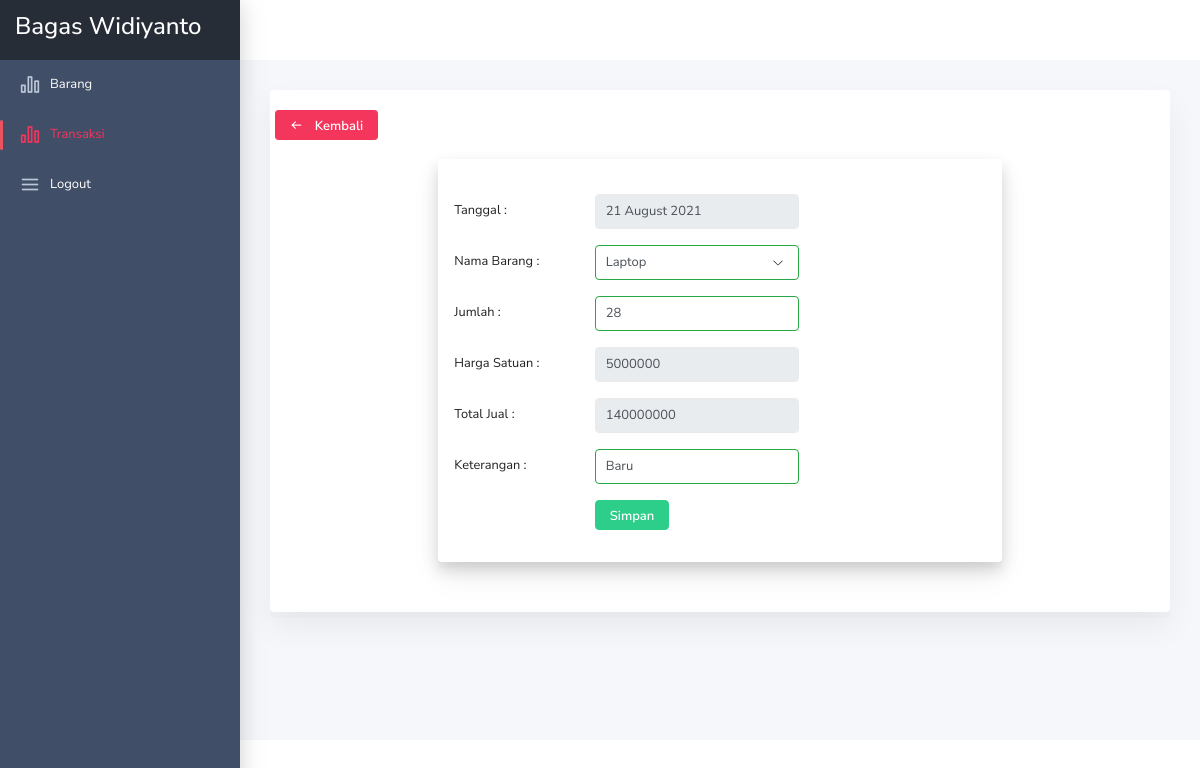
The page /edit_transaksi.php?id_transaksi=1 (signed in) on the database its author committed.
### tables this page shows
CREATE TABLE `transaksi` (
  `id_transaksi` int(11) NOT NULL,
  `id_barang` int(11) DEFAULT NULL,
  `tanggal` varchar(20) DEFAULT NULL,
  `jumlah` int(11) DEFAULT NULL,
  `total_jual` varchar(50) DEFAULT NULL,
  `keterangan` varchar(20) DEFAULT NULL
);

CREATE TABLE `barang` (
  `id_barang` int(11) NOT NULL,
  `nama_barang` varchar(255) DEFAULT NULL,
  `harga` int(11) DEFAULT NULL,
  `stok` int(11) DEFAULT NULL
);

### edit_transaksi.php (the view, shortened to what this page needs)
<?php
include_once('header.php');
?>
<div class="main-content">
    <div class="container-fluid">
        <div class="row">
            <div class="col-md-12">
                <div class="row">
                    <div class="col-md-12">
                        <div class="card bg-form-tambah-penarikan">
                            <div class="card-body">
                                <div class="row clearfix">
                                    <a href="transaksi.php" title="Kembali"><button type=" button" class="btn btn-danger btn-sm"><i class="ik ik-arrow-left"></i>&nbsp; Kembali</button></a>
                                </div>
                                <br>
                                <form method="post" action="" class="was-validated" style="border: 4px">
                                    <div class="row">
                                        <div class="col-md-2">
                                        </div>
                                        <div class="col-md-8">
                                            <div class="card">
                                                <div class="card-body shadow p-3 rounded">
                                                    <?php
                                                    $sql = mysqli_query($konek, "SELECT * FROM transaksi INNER JOIN barang USING(id_barang) WHERE id_transaksi = '$_GET[id_transaksi]'");
                                                    $e = mysqli_fetch_array($sql);
                                                    ?>
                                                    <br>
                                                    <div class="form-group row">
                                                        <label class="col-sm-3 col-form-label text-left">Tanggal :</label>
                                                        <div class="col-sm-5">
                                                            <div class="md-form mt-0">
                                                                <input type="text" value="<?= date('d F Y'); ?>" class="form-control" id="" name="" required readonly>
                                                            </div>
                                                        </div>
                                                    </div>
                                                    <div class="form-group row">
                                                        <label class="col-sm-3 col-form-label text-left">Nama Barang :</label>
                                                        <div class="col-sm-5">
                                                            <div class="md-form mt-0">
                                                                <select name="id_barang" class="form-control" onchange="myFunction(event)">
                                                                    <?php
                                                                    $sql = mysqli_query($konek, "SELECT * FROM barang");
                                                                    while ($barang = mysqli_fetch_array($sql)) {
                                                                        if ($barang['id_barang'] == $e['id_barang']) {
                                                                            $selected = "selected";
                                                                        } else {
                                                                            $selected = "";
                                                                        }
                                                                    ?>
                                                                        <option value="<?= $barang['harga'] . "-" . $barang['id_barang']; ?>" <?= $selected; ?>><?= $barang['nama_barang']; ?></option>
                                                                    <?php
                                                                    }
                                                                    ?>
                                                                </select>
                                                            </div>
                                                        </div>
                                                    </div>
                                                    <div class="form-group row">
                                                        <label class="col-sm-3 col-form-label text-left">Jumlah :</label>
                                                        <div class="col-sm-5">
                                                            <div class="md-form mt-0">
                                                                <input type="number" class="form-control" id="jumlah" value="<?= $e['jumlah']; ?>" name="jumlah" required>
                                                            </div>
                                                        </div>
                                                    </div>
                                                    <div class="form-group row">
                                                        <label class="col-sm-3 col-form-label text-left">Harga Satuan :</label>
                                                        <div class="col-sm-5">
                                                            <div class="md-form mt-0">
                                                                <input type="text" class="form-control" id="harga_satuan" value="<?= $e['harga']; ?>" name="" required readonly>
                                                            </div>
                                                        </div>
                                                    </div>
                                                    <div class="form-group row">
                                                        <label class="col-sm-3 col-form-label text-left">Total Jual :</label>
                                                        <div class="col-sm-5">
                                                            <div class="md-form mt-0">
                                                                <input type="text" class="form-control" id="total_jual" value="<?= $e['total_jual'] ?>" name="total_jual" required readonly>
                                                            </div>
                                                        </div>
                                                    </div>
                                                    <div class="form-group row">
                                                        <label class="col-sm-3 col-form-label text-left">Keterangan :</label>
                                                        <div class="col-sm-5">
                                                            <div class="md-form mt-0">
                                                                <input type="text" class="form-control" id="" value="<?= $e['keterangan']; ?>" name="keterangan" required>
                                                            </div>
                                                        </div>
                                                    </div>
                                                    <div class="form-group row">
                                                        <label for="" class="col-sm-3 col-form-label text-left"></label>
                                                        <div class="col-sm-7">
                                                            <div class="md-form mt-0">
                                                                <input type="submit" value="Simpan" name="simpan" id="btn" title="Simpan" class="btn btn-success" />
                                                            </div>
                                                        </div>
                                                    </div>
                                                </div>
                                            </div>
                                        </div>
                                    </div>
                                </form>
                            </div>
                        </div>
                    </div>
                </div>
            </div>
        </div>
    </div>
</div>
<?php include_once('footer.php'); ?>

### rows shown on the page
transaksi: jumlah "28", id_barang.harga "5000000", total_jual "140000000", keterangan "Baru"

### other values the page prints
$_SESSION['nama'] "Bagas Widiyanto"
form field id_barang "Laptop"
